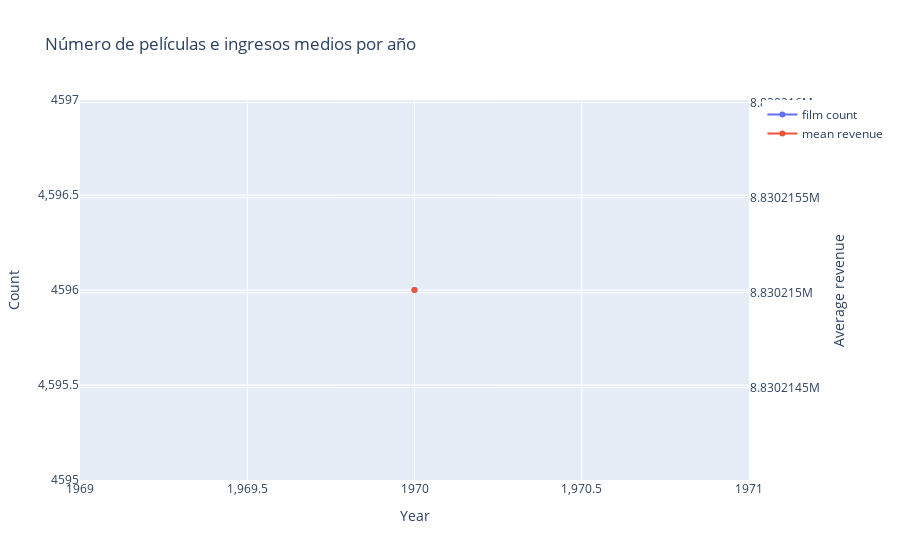

This figure's notebook cell:
### Code cell
#gráfico de la fecha de lanzamiento frente a los ingresos
from plotly.offline import iplot
d1 = movies1['year'].value_counts().sort_index()
d2 = movies1.groupby(['year'])['ganancias'].mean()

data = [go.Scatter(x=d1.index, y=d1.values, name='film count'),
        go.Scatter(x=d2.index, y=d2.values, name='mean revenue', yaxis='y2')]

layout = go.Layout(dict(title = "Número de películas e ingresos medios por año",
                  xaxis = dict(title = 'Year'),
                  yaxis = dict(title = 'Count'),
                  yaxis2=dict(title='Average revenue', overlaying='y', side='right')
                  ),legend=dict(
                orientation="v"))
iplot(dict(data=data, layout=layout))

### Figure 1 — Plotly figure (JSON) as saved in the notebook; plotly's stock layout.template omitted (floating-point values rounded to 4 significant figures)
{"data": [{"name": "film count", "x": [1970], "y": [4596], "type": "scatter"}, {"name": "mean revenue", "x": [1970], "y": [8830000.0], "yaxis": "y2", "type": "scatter"}], "layout": {"legend": {"orientation": "v"}, "title": {"text": "Número de películas e ingresos medios por año"}, "xaxis": {"title": {"text": "Year"}}, "yaxis": {"title": {"text": "Count"}}, "yaxis2": {"overlaying": "y", "side": "right", "title": {"text": "Average revenue"}}}}
